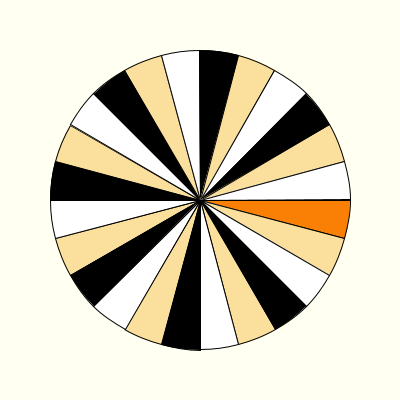
Frame 1 (no input)
Frame 60 (the mouse pressed at the canvas centre just before this capture): identical to frame 1, image omitted
Frame 120 (the mouse held since frame 60 and released just before this capture): identical to frame 1, image omitted

The Processing sketch that drew this single still picture (run headless with seeded random() and noise(); from frame 60 on, the mouse is pressed at the canvas centre):

// Processing sketch: week16_9_luck_weel
// ── week16_9_luck_weel.pde
void setup(){
  size(400,400);
}
void draw(){
  background(#FFFFF2);

  for(int i=0; i<24; i++){
    if(i==0) fill(#FA8005);
    else if(i%3==0) fill(0,0,0);
    else if(i%3==1) fill(#FAE09C);
    else fill(255,255,255);
    float a = radians(360/24);
    arc(200, 200, 300, 300, a*i+dx, a*i+a+dx, PIE);
  }
  dx-=v;
  v=v*0.95;
}
float oldX=0,dx=0,v=0;
void mousePressed()
{
    oldX=mouseX;
}
void mouseDragged()
{
    dx=radians(mouseX-oldX);
}

void mouseReleased()
{
    v=radians(mouseX-oldX);
}
